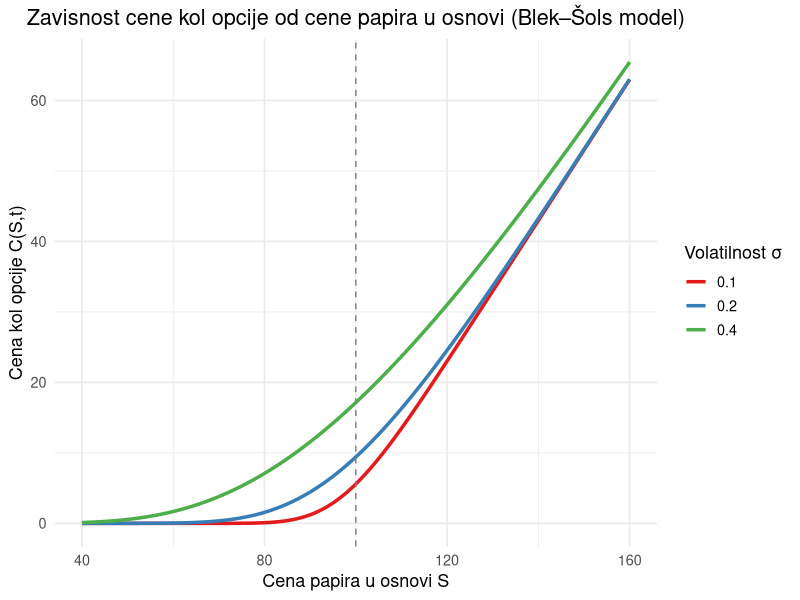

Source code (R):
d1 <- function(S, K, r, sigma, T) {
  (log(S / K) + (r + 0.5 * sigma^2) * T) / (sigma * sqrt(T))
}

d2 <- function(S, K, r, sigma, T) {
  d1(S, K, r, sigma, T) - sigma * sqrt(T)
}

bs_call <- function(S, K, r, sigma, T) {
  D1 <- d1(S, K, r, sigma, T)
  D2 <- D1 - sigma * sqrt(T)
  S * pnorm(D1) - K * exp(-r * T) * pnorm(D2)
}

bs_put <- function(S, K, r, sigma, T) {
  D1 <- d1(S, K, r, sigma, T)
  D2 <- D1 - sigma * sqrt(T)
  K * exp(-r * T) * pnorm(-D2) - S * pnorm(-D1)
}

delta_call <- function(S, K, r, sigma, T) pnorm(d1(S, K, r, sigma, T))
delta_put  <- function(S, K, r, sigma, T) delta_call(S, K, r, sigma, T) - 1
gamma_bs   <- function(S, K, r, sigma, T) dnorm(d1(S, K, r, sigma, T)) / (S * sigma * sqrt(T))
vega_bs    <- function(S, K, r, sigma, T) S * dnorm(d1(S, K, r, sigma, T)) * sqrt(T)  # per 1.0 sigma
theta_call <- function(S, K, r, sigma, T) {
  D1 <- d1(S, K, r, sigma, T); D2 <- d2(S, K, r, sigma, T)
  -(S * dnorm(D1) * sigma) / (2 * sqrt(T)) - r * K * exp(-r * T) * pnorm(D2)
}
rho_call <- function(S, K, r, sigma, T) K * T * exp(-r * T) * pnorm(d2(S, K, r, sigma, T))

impvol_call <- function(price, S, K, r, T, lower=1e-6, upper=5) {
  f <- function(sg) bs_call(S, K, r, sg, T) - price
  uniroot(f, c(lower, upper))$root
}

K     <- 100
r     <- 0.03
sigma <- 0.20
T     <- 1.0

if (!requireNamespace("ggplot2", quietly = TRUE)) install.packages("ggplot2")
library(ggplot2)

S_grid <- seq(40, 160, length.out = 300)
vols   <- c(0.10, 0.20, 0.40)
df1 <- do.call(rbind, lapply(vols, function(v) {
  data.frame(S=S_grid, C=bs_call(S_grid, K, r, v, T), sigma=factor(v))
}))


p1 <- ggplot(df1, aes(x = S, y = C, color = sigma)) +
  geom_line(size = 1.2) +
  geom_vline(xintercept = K, linetype = "dashed", color = "gray50") +
  labs(
    title = "Zavisnost cene kol opcije od cene papira u osnovi (Blek–Šols model)",
    x = "Cena papira u osnovi S",
    y = "Cena kol opcije C(S,t)",
    color = "Volatilnost σ"
  ) +
  scale_color_manual(values = c("#e41a1c", "#377eb8", "#4daf4a")) +
  theme_minimal(base_size = 13) +
  theme(plot.title = element_text(hjust = 0.5))

print(p1)

